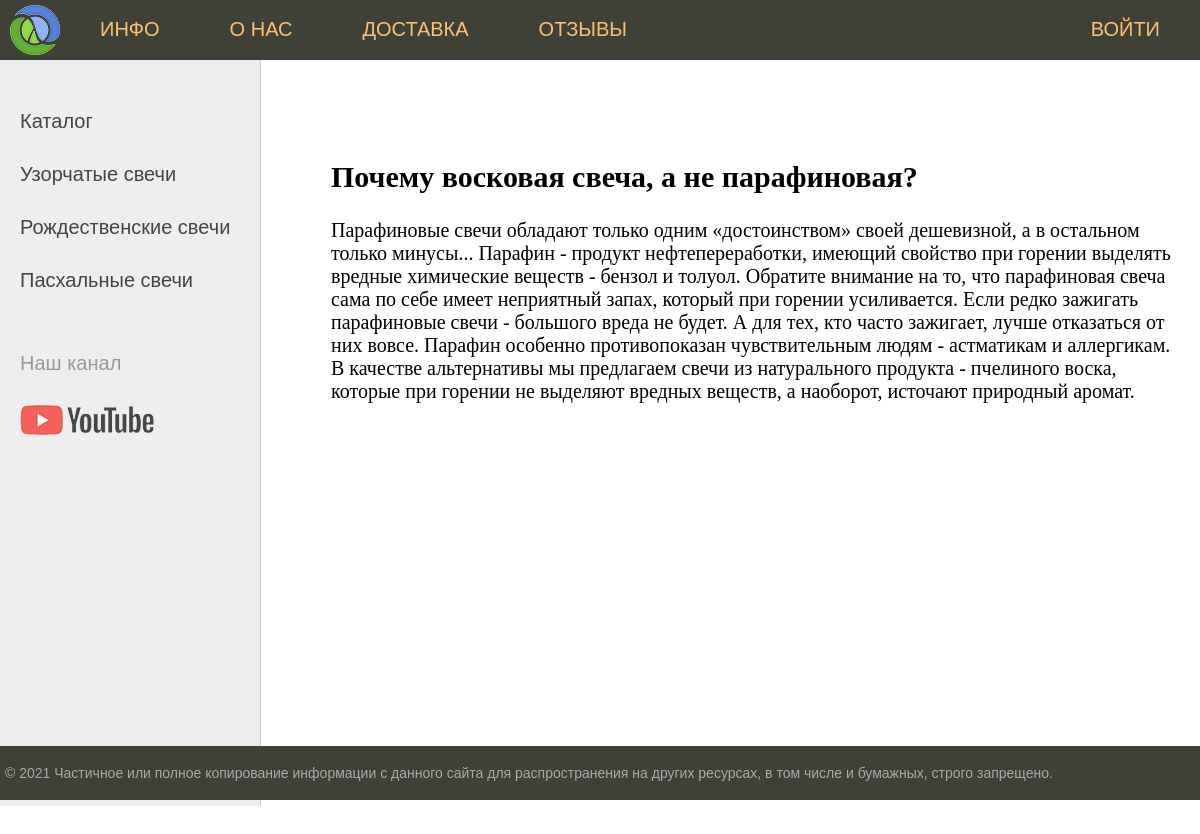
The app's page /info/ with its own data.
### candle/models.py (models this page shows, shortened)
class Category(models.Model):
    name = models.CharField(max_length=100, db_index=True, verbose_name='Категория')
    slug = models.SlugField(max_length=255, unique=True, db_index=True, verbose_name="URL")
    def get_absolute_url(self):
        return reverse('catalog', kwargs={'cat_slug': self.slug})
    class Meta:
        verbose_name = 'Категория'
        verbose_name_plural = 'Категории'
        ordering = ['id']

class Info(models.Model):
    title = models.CharField(max_length=255, verbose_name='Заголовок')
    slug = models.SlugField(max_length=255, unique=True, db_index=True, verbose_name="URL")
    content = models.TextField(verbose_name='Контент')
    class Meta:
        verbose_name = 'Инфо'
        verbose_name_plural = 'Инфо'

### candle/views.py (the view)
# urls.py: path('info/', info, name='info'),
def info(request):
    posts = Info.objects.all()
    context = {
        'posts': posts,
        'title': 'Главная страница'
    }
    return render(request, 'candle/info.html', context=context)

### candle/templatetags/candle_tags.py (called while the page is built)
@register.inclusion_tag('candle/tags/list_menu.html')
def show_menu():
    return {"menu": menu}

@register.inclusion_tag('candle/tags/list_categories.html')
def show_categories(sort=None, cat_selected=0):
    if not sort:
        cats = Category.objects.all()
    else:
        cats = Category.objects.order_by(sort)
    return {"cats": cats, "cat_selected": cat_selected}

### candle/templates/candle/info.html
{% extends 'candle/base.html' %}
{% block content %}
{% for p in posts %}
    <h2>{{p.title}}</h2>
    <p>{{p.content|linebreaks}}</p>
{% endfor %}
{% endblock %}

### candle/templates/candle/tags/list_categories.html
{% for c in cats %}
    {% if c.pk == cat_selected %}
        <li class="selected">{{ c.name }}</li>
    {% else %}
		<li><a href="{{ c.get_absolute_url }}">{{ c.name }}</a></li>
    {% endif %}
{% endfor %}

### candle/static/candle/css/styles.css (style rules this page uses)
html, body { font-family: 'Arial'; margin: 0; padding: 0; height: 100%; width: 100%; color: #444; }
a { color: #0059b2; text-decoration: none; }
.left-chapters ul li { margin: 30px 0 0 0; color: #999; }
.left-chapters ul li a { color: #444; text-decoration: none; }

### records on screen
Category: name "Узорчатые свечи"
Category: name "Рождественские свечи"
Category: name "Пасхальные свечи"
Info: title "Почему восковая свеча, а не парафиновая?", content "Парафиновые свечи обладают только одним «достоинством» своей дешевизной, а в остальном только минусы... Парафин - продукт нефтепереработки, имеющий свойство при горении выделять вредные химические веществ - бензол и толуол. Обратите внимание на то, что парафиновая свеча сама по себе имеет неприятный запах, который при горении усиливается. Если редко зажигать парафиновые свечи - большого вреда не будет. А для тех, кто часто зажигает, лучше отказаться от них вовсе. Парафин особенно противопоказан чувствительным людям - астматикам и аллергикам. В качестве альтернативы мы предлагаем свечи из натурального продукта - пчелиного воска, которые при горении не выделяют вредных веществ, а наоборот,…"

### other values on screen
{{ m.title }} "ИНФО" "О НАС" "ДОСТАВКА" "ОТЗЫВЫ"
{{ m.title }} "ВОЙТИ"
